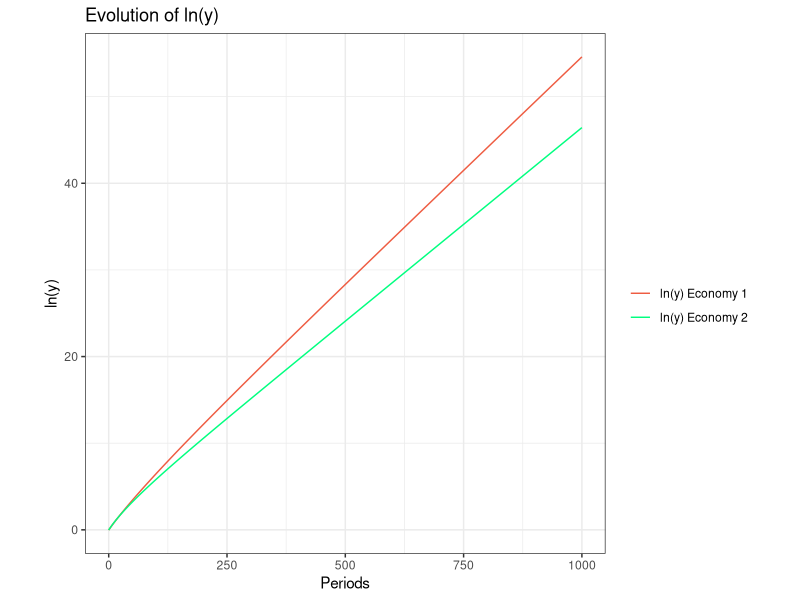
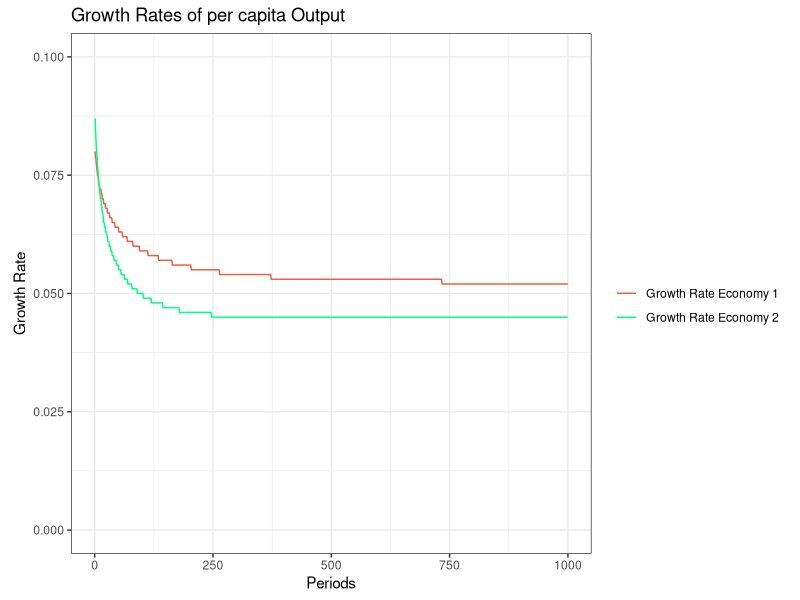
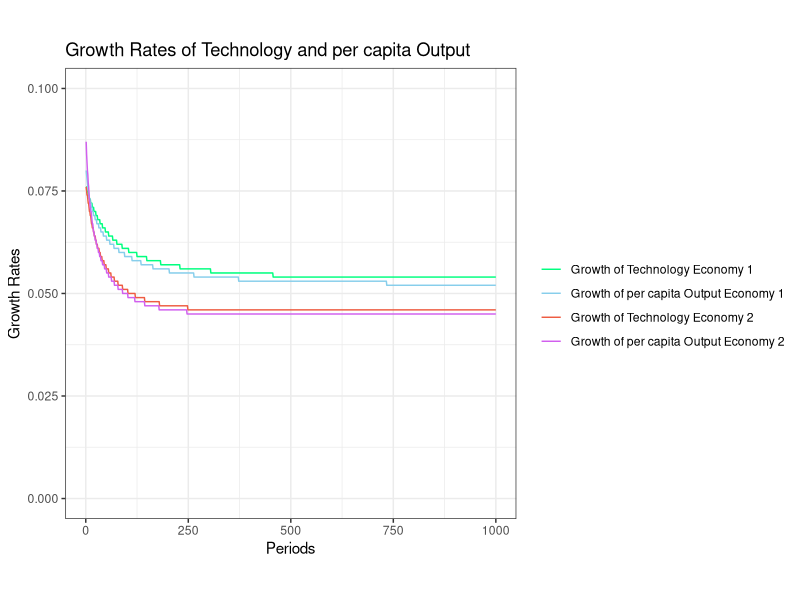

Here is the R script that generated these plots, in order:
###########################################################################.
##                   Macroeconomics III - Exercise 4                     ##.
###########################################################################.

# install packages
library(tidyverse)
library(gdata)

# Ex. 5.1

# b) ----------------------------------------------------------------------

# ECONOMY 1
# set constants
alpha <- 0.33
alpha_sem <- 0.4
phi <- 0.4
lambda <- 0.8
delta <- 0.1
s <- 0.25 
s_R <- 0.04
rho <- 1
n <- 0.04
L0 <- 1
K0 <- 1
A0 <- 1

# create time
periods <- c(0:1000) 

# create data frame
x <- numeric(1001)
econ1 <- data.frame(periods,k=x,y=x,c=x,sy=x,A=x,L=x,L_A=x,g=x,lnk=x,lny=x,lnc=x,gy=x)

# insert initial values
econ1[1,2] <- K0/(L0*K0)
econ1[1,6] <- A0
econ1[1,7] <- L0

# initiate time series
# L
for (i in 2:1001) {
  econ1[i,7] <- (1+n)*econ1[i-1,7]
}

econ1 <- mutate(econ1, L_A = s_R*L) # L_A

# A
for (i in 2:1001) {
  econ1[i,6] <- alpha_sem*rho*econ1[i-1,6]^phi*econ1[i-1,8]^lambda+(1-alpha_sem)*econ1[i-1,6]*s_R^lambda+econ1[i-1,6]
}

# g
econ1 <- mutate(econ1, g = A/lag(A)-1)

# k
for (i in 2:1001) { # i here is t
  econ1[i,2] <- (1/((1+n)*(1+econ1[i,9]))) * (s*econ1[i-1,2]^alpha*(1-s_R)^(1-alpha) + (1-delta)*econ1[i-1,2])
}

econ1 <- mutate(econ1, y=k^alpha*(1-s_R)^(1-alpha)) # y
econ1 <- mutate(econ1, c=(1-s)*y) # c
econ1 <- mutate(econ1, sy=s*y) # sy

# ln(k), ln(y), ln(c)
econ1 <- mutate(econ1, lnk=log(k*A)) # ln(k)
econ1 <- mutate(econ1, lny=log(y*A)) # ln(y)
econ1 <- mutate(econ1, lnc=log(c*A)) # ln(c)

# gy
econ1 <- mutate(econ1, gy=lny-lag(lny))

# round
econ1 <- round(econ1, digits=3)


# ECONOMY 2
# set constants
alpha <- 0.33
alpha_sem <- 0.4
phi <- 0.4
delta <- 0.1
s <- 0.25 
s_R <- 0.04
rho <- 1
n <- 0.02
L0 <- 1
K0 <- 1
A0 <- 1

# create time
periods <- c(0:1000) 

# create data frame
x <- numeric(1001)
econ2 <- data.frame(periods,k=x,y=x,c=x,sy=x,A=x,L=x,L_A=x,g=x,lnk=x,lny=x,lnc=x,gy=x)

# insert initial values
econ2[1,2] <- K0/(L0*K0)
econ2[1,6] <- A0
econ2[1,7] <- L0

# initiate time series
# L
for (i in 2:1001) {
  econ2[i,7] <- (1+n)*econ2[i-1,7]
}

econ2 <- mutate(econ2, L_A = s_R*L) # L_A

# A
for (i in 2:1001) {
  econ2[i,6] <- alpha_sem*rho*econ2[i-1,6]^phi*econ2[i-1,8]^lambda+(1-alpha_sem)*econ2[i-1,6]*s_R^lambda+econ2[i-1,6]
}

# g
econ2 <- mutate(econ2, g = (A)/lag(A)-1)

# k
for (i in 2:1001) { # i here is t
  econ2[i,2] <- (1/((1+n)*(1+econ2[i,9]))) * (s*econ2[i-1,2]^alpha*(1-s_R)^(1-alpha) + (1-delta)*econ2[i-1,2])
}



econ2 <- mutate(econ2, y=k^alpha*(1-s_R)^(1-alpha)) # y
econ2 <- mutate(econ2, c=(1-s)*y) # c
econ2 <- mutate(econ2, sy=s*y) # sy

# ln(k), ln(y), ln(c)
econ2 <- mutate(econ2, lnk=log(k*A)) # ln(k)
econ2 <- mutate(econ2, lny=log(y*A)) # ln(y)
econ2 <- mutate(econ2, lnc=log(c*A)) # ln(c)

# gy
econ2 <- mutate(econ2, gy=lny-lag(lny))

# round
econ2 <- round(econ2, digits=3)


# c) ----------------------------------------------------------------------

# ln(y)
ggplot(econ1, aes(econ1$periods)) +
  geom_line(aes(y = econ1$lny, colour = "ln(y) Economy 1")) +
  geom_line(aes(y = econ2$lny, colour = "ln(y) Economy 2")) +
  scale_colour_manual("", 
                      breaks = c("ln(y) Economy 1", "ln(y) Economy 2"),
                      values = c("tomato2", "springgreen1")) +
  labs(title = "Evolution of ln(y)", y="ln(y)", x="Periods") +
  theme_bw() +
  theme(aspect.ratio = 1)

# gy
ggplot(econ1, aes(econ1$periods)) +
  geom_line(aes(y = econ1$gy, colour = "Growth Rate Economy 1")) +
  geom_line(aes(y = econ2$gy, colour = "Growth Rate Economy 2")) +
  scale_colour_manual("", 
                      breaks = c("Growth Rate Economy 1", "Growth Rate Economy 2"),
                      values = c("tomato2", "springgreen1")) +
  labs(title = "Growth Rates of per capita Output", y="Growth Rate", x="Periods") +
  theme_bw() +
  ylim(0,0.1) +
  theme(aspect.ratio = 1)

# gy & g
ggplot(econ1, aes(econ1$periods)) +
  geom_line(aes(y = econ1$g, colour = "Growth of Technology Economy 1")) +
  geom_line(aes(y = econ1$gy, colour = "Growth of per capita Output Economy 1")) +
  geom_line(aes(y = econ2$g, colour = "Growth of Technology Economy 2")) +
  geom_line(aes(y = econ2$gy, colour = "Growth of per capita Output Economy 2")) +
  scale_colour_manual("", 
                      breaks = c("Growth of Technology Economy 1", "Growth of per capita Output Economy 1", "Growth of Technology Economy 2", "Growth of per capita Output Economy 2"),
                      values = c("springgreen1", "skyblue", "tomato2", "mediumorchid2")) +
  labs(title = "Growth Rates of Technology and per capita Output", y="Growth Rates", x="Periods") +
  theme_bw() +
  ylim(0,0.1) +
  theme(aspect.ratio = 1)
